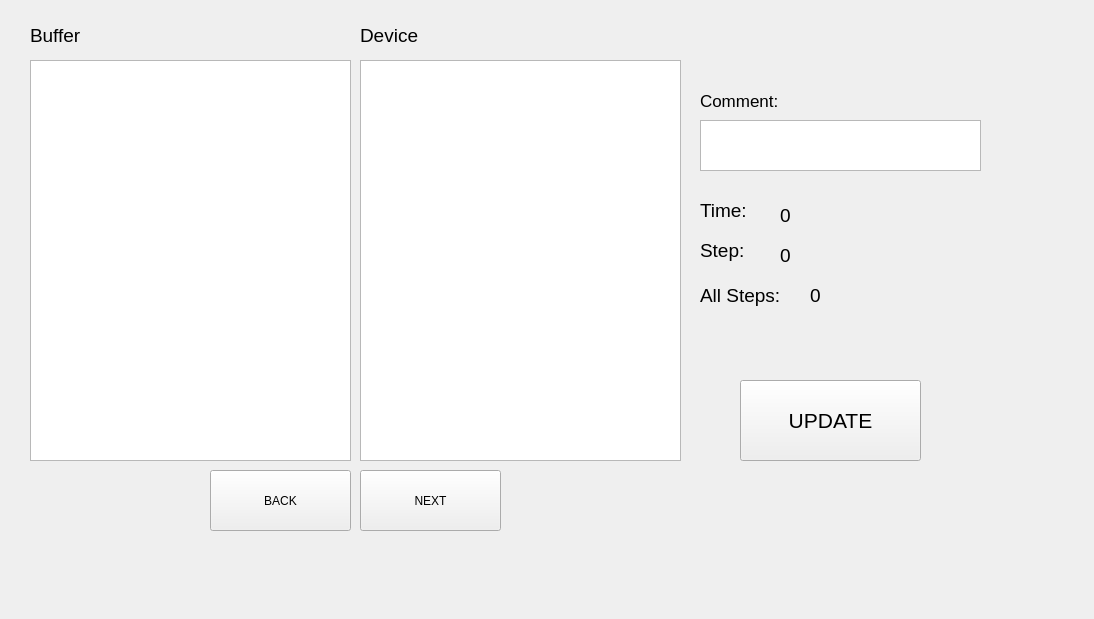
<?xml version="1.0" encoding="UTF-8"?>
<ui version="4.0">
 <class>StepMode</class>
 <widget class="QWidget" name="StepMode">
  <property name="geometry">
   <rect>
    <x>0</x>
    <y>0</y>
    <width>1094</width>
    <height>619</height>
   </rect>
  </property>
  <property name="palette">
   <palette>
    <active>
     <colorrole role="Base">
      <brush brushstyle="SolidPattern">
       <color alpha="255">
        <red>255</red>
        <green>255</green>
        <blue>255</blue>
       </color>
      </brush>
     </colorrole>
    </active>
    <inactive>
     <colorrole role="Base">
      <brush brushstyle="SolidPattern">
       <color alpha="255">
        <red>255</red>
        <green>255</green>
        <blue>255</blue>
       </color>
      </brush>
     </colorrole>
    </inactive>
    <disabled>
     <colorrole role="Base">
      <brush brushstyle="SolidPattern">
       <color alpha="255">
        <red>240</red>
        <green>240</green>
        <blue>240</blue>
       </color>
      </brush>
     </colorrole>
    </disabled>
   </palette>
  </property>
  <property name="windowTitle">
   <string>Form</string>
  </property>
  <widget class="QPushButton" name="buttonRefresh">
   <property name="geometry">
    <rect>
     <x>740</x>
     <y>380</y>
     <width>181</width>
     <height>81</height>
    </rect>
   </property>
   <property name="font">
    <font>
     <family>Arial</family>
     <pointsize>16</pointsize>
     <underline>false</underline>
     <strikeout>false</strikeout>
    </font>
   </property>
   <property name="styleSheet">
    <string notr="true">#buttonRefresh {

-webkit-box-shadow: inset 0 1px 0 rgba(255, 255, 255, 0.2), 0 1px 2px rgba(0, 0, 0, 0.08);
-moz-box-shadow: inset 0 1px 0 rgba(255, 255, 255, 0.2), 0 1px 2px rgba(0, 0, 0, 0.08);
box-shadow: inset 0 1px 0 rgba(255, 255, 255, 0.2), 0 1px 2px rgba(0, 0, 0, 0.08);
color: #fff;
display:block;

text-align: center;
font-family: Arial, Helvetica, sans-serif;



text-decoration: none;
text-shadow: 0 1px 1px rgba(0, 0, 0, 0.075);
-webkit-transition: background-color 0.1s linear;
-moz-transition: background-color 0.1s linear;
-o-transition: background-color 0.1s linear;
transition: background-color 0.1s linear;


background-color: rgb(171, 98, 192 );
border: 1px solid rgb( 33, 126, 74 );
div { border-radius: 10px; }
}

#buttonRefresh:hover {
background-color: rgb( 111, 55, 125 );
}
</string>
   </property>
   <property name="text">
    <string>UPDATE</string>
   </property>
  </widget>
  <widget class="QTableWidget" name="tableDevices">
   <property name="geometry">
    <rect>
     <x>360</x>
     <y>60</y>
     <width>321</width>
     <height>401</height>
    </rect>
   </property>
  </widget>
  <widget class="QTableWidget" name="tableBuffers">
   <property name="geometry">
    <rect>
     <x>30</x>
     <y>60</y>
     <width>321</width>
     <height>401</height>
    </rect>
   </property>
  </widget>
  <widget class="QTextBrowser" name="textBrowserMessages">
   <property name="geometry">
    <rect>
     <x>700</x>
     <y>120</y>
     <width>281</width>
     <height>51</height>
    </rect>
   </property>
  </widget>
  <widget class="QLabel" name="label_2">
   <property name="geometry">
    <rect>
     <x>700</x>
     <y>90</y>
     <width>151</width>
     <height>21</height>
    </rect>
   </property>
   <property name="font">
    <font>
     <pointsize>13</pointsize>
    </font>
   </property>
   <property name="text">
    <string>Comment:</string>
   </property>
  </widget>
  <widget class="QLabel" name="label_4">
   <property name="geometry">
    <rect>
     <x>30</x>
     <y>20</y>
     <width>91</width>
     <height>31</height>
    </rect>
   </property>
   <property name="font">
    <font>
     <pointsize>14</pointsize>
    </font>
   </property>
   <property name="text">
    <string>Buffer</string>
   </property>
  </widget>
  <widget class="QLabel" name="label_6">
   <property name="geometry">
    <rect>
     <x>360</x>
     <y>20</y>
     <width>111</width>
     <height>31</height>
    </rect>
   </property>
   <property name="font">
    <font>
     <pointsize>14</pointsize>
    </font>
   </property>
   <property name="text">
    <string>Device</string>
   </property>
  </widget>
  <widget class="QPushButton" name="buttonNext">
   <property name="geometry">
    <rect>
     <x>360</x>
     <y>470</y>
     <width>141</width>
     <height>61</height>
    </rect>
   </property>
   <property name="styleSheet">
    <string notr="true">#buttonNext {

-webkit-box-shadow: inset 0 1px 0 rgba(255, 255, 255, 0.2), 0 1px 2px rgba(0, 0, 0, 0.08);
-moz-box-shadow: inset 0 1px 0 rgba(255, 255, 255, 0.2), 0 1px 2px rgba(0, 0, 0, 0.08);
box-shadow: inset 0 1px 0 rgba(255, 255, 255, 0.2), 0 1px 2px rgba(0, 0, 0, 0.08);
color: #fff;
display:block;

text-align: center;
font-family: Arial, Helvetica, sans-serif;



text-decoration: none;
text-shadow: 0 1px 1px rgba(0, 0, 0, 0.075);
-webkit-transition: background-color 0.1s linear;
-moz-transition: background-color 0.1s linear;
-o-transition: background-color 0.1s linear;
transition: background-color 0.1s linear;


background-color: rgb(171, 98, 192 );
border: 1px solid rgb( 33, 126, 74 );
div { border-radius: 10px; }
}

#buttonNext:hover {
background-color: rgb( 111, 55, 125 );
}
</string>
   </property>
   <property name="text">
    <string>NEXT</string>
   </property>
  </widget>
  <widget class="QPushButton" name="buttonBack">
   <property name="geometry">
    <rect>
     <x>210</x>
     <y>470</y>
     <width>141</width>
     <height>61</height>
    </rect>
   </property>
   <property name="styleSheet">
    <string notr="true">#buttonBack {

-webkit-box-shadow: inset 0 1px 0 rgba(255, 255, 255, 0.2), 0 1px 2px rgba(0, 0, 0, 0.08);
-moz-box-shadow: inset 0 1px 0 rgba(255, 255, 255, 0.2), 0 1px 2px rgba(0, 0, 0, 0.08);
box-shadow: inset 0 1px 0 rgba(255, 255, 255, 0.2), 0 1px 2px rgba(0, 0, 0, 0.08);
color: #fff;
display:block;

text-align: center;
font-family: Arial, Helvetica, sans-serif;



text-decoration: none;
text-shadow: 0 1px 1px rgba(0, 0, 0, 0.075);
-webkit-transition: background-color 0.1s linear;
-moz-transition: background-color 0.1s linear;
-o-transition: background-color 0.1s linear;
transition: background-color 0.1s linear;


background-color: rgb(171, 98, 192 );
border: 1px solid rgb( 33, 126, 74 );
div { border-radius: 10px; }
}

#buttonBack:hover {
background-color: rgb( 111, 55, 125 );
}
</string>
   </property>
   <property name="text">
    <string>BACK</string>
   </property>
  </widget>
  <widget class="QLabel" name="label">
   <property name="geometry">
    <rect>
     <x>700</x>
     <y>200</y>
     <width>71</width>
     <height>21</height>
    </rect>
   </property>
   <property name="font">
    <font>
     <pointsize>14</pointsize>
    </font>
   </property>
   <property name="text">
    <string>Time:</string>
   </property>
  </widget>
  <widget class="QLabel" name="textTime">
   <property name="geometry">
    <rect>
     <x>780</x>
     <y>200</y>
     <width>131</width>
     <height>31</height>
    </rect>
   </property>
   <property name="font">
    <font>
     <pointsize>14</pointsize>
    </font>
   </property>
   <property name="text">
    <string>0</string>
   </property>
  </widget>
  <widget class="QLabel" name="label_3">
   <property name="geometry">
    <rect>
     <x>700</x>
     <y>230</y>
     <width>61</width>
     <height>41</height>
    </rect>
   </property>
   <property name="font">
    <font>
     <pointsize>14</pointsize>
    </font>
   </property>
   <property name="text">
    <string>Step:</string>
   </property>
  </widget>
  <widget class="QLabel" name="textStep">
   <property name="geometry">
    <rect>
     <x>780</x>
     <y>240</y>
     <width>141</width>
     <height>31</height>
    </rect>
   </property>
   <property name="font">
    <font>
     <pointsize>14</pointsize>
    </font>
   </property>
   <property name="text">
    <string>0</string>
   </property>
  </widget>
  <widget class="QLabel" name="textAllSteps">
   <property name="geometry">
    <rect>
     <x>810</x>
     <y>280</y>
     <width>141</width>
     <height>31</height>
    </rect>
   </property>
   <property name="font">
    <font>
     <pointsize>14</pointsize>
    </font>
   </property>
   <property name="text">
    <string>0</string>
   </property>
  </widget>
  <widget class="QLabel" name="label_5">
   <property name="geometry">
    <rect>
     <x>700</x>
     <y>270</y>
     <width>101</width>
     <height>51</height>
    </rect>
   </property>
   <property name="font">
    <font>
     <pointsize>14</pointsize>
    </font>
   </property>
   <property name="text">
    <string>All Steps:</string>
   </property>
  </widget>
 </widget>
 <resources/>
 <connections/>
</ui>
